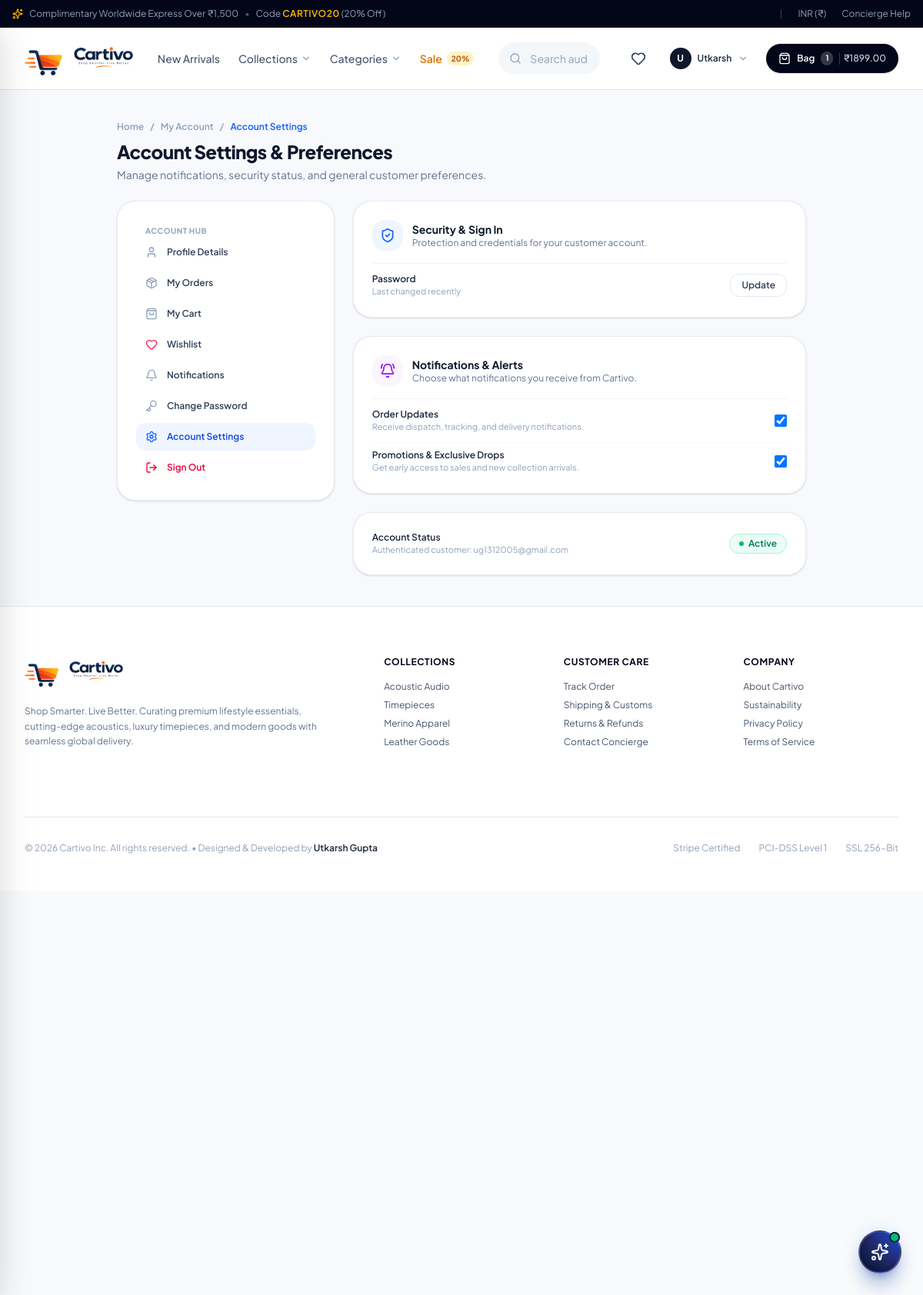
The app's page /accounts/settings/ (signed in) with its own data.
### apps/cms/models.py (models this page shows, shortened)
class NavbarItem(models.Model):
    title = models.CharField(max_length=100)
    url = models.CharField(
        max_length=255,
        default="#",
        help_text="Relative URL (e.g., '/products/') or absolute URL (e.g., 'https://...')"
    )
    parent = models.ForeignKey(
        'self',
        on_delete=models.CASCADE,
        null=True,
        blank=True,
        related_name='children',
        help_text="Leave blank for top-level navbar items. Select a parent to create a dropdown child item."
    )
    badge_text = models.CharField(
        max_length=30,
        blank=True,
        help_text="Optional highlight badge text, e.g. '20%', 'Hot', 'New'"
    )
    badge_color = models.CharField(
        max_length=30,
        blank=True,
        default="amber",
        help_text="Color identifier, e.g. 'amber', 'blue', 'rose', 'emerald'"
    )
    open_in_new_tab = models.BooleanField(default=False)
    is_active = models.BooleanField(default=True, db_index=True)
    display_order = models.PositiveIntegerField(default=0)
    created_at = models.DateTimeField(auto_now_add=True)
    updated_at = models.DateTimeField(auto_now=True)
    class Meta:
        verbose_name = 'Navbar Item'
        verbose_name_plural = 'Navbar Items'
        ordering = ['display_order', 'id']

### apps/accounts/views.py (the view)
# urls.py: path('settings/', views.account_settings_view, name='settings'),
@login_required(login_url='/accounts/login/')
def account_settings_view(request):
    return render(request, 'accounts/settings.html', {
        'profile': getattr(request.user, 'profile', None),
    })

### templates/accounts/settings.html (shortened to what this page needs)
{% extends 'base.html' %}
{% load static %}
{% block content %}
<div class="min-h-[calc(100vh-140px)] bg-slate-50/70 py-10 px-4 sm:px-6 lg:px-8">
    <div class="max-w-4xl mx-auto space-y-6">
        <div>
            <div class="flex items-center gap-2 text-xs font-semibold text-slate-400 mb-2">
                <a href="/" class="hover:text-blue-600">Home</a>
                <span>/</span>
                <a href="{% url 'accounts:profile' %}" class="hover:text-blue-600">My Account</a>
                <span>/</span>
                <span class="text-blue-600">Account Settings</span>
            </div>
            <h1 class="text-2xl font-extrabold text-slate-900 tracking-tight">Account Settings & Preferences</h1>
            <p class="text-xs sm:text-sm text-slate-500 mt-1">Manage notifications, security status, and general customer preferences.</p>
        </div>
        <div class="grid grid-cols-1 md:grid-cols-3 gap-6">
            <div class="bg-white p-6 rounded-3xl border border-slate-200/80 shadow-sm space-y-1 h-fit">
                <span class="text-[10px] font-bold uppercase tracking-wider text-slate-400 px-3">Account Hub</span>
                <a href="{% url 'accounts:profile' %}" class="flex items-center gap-3 px-3 py-2.5 rounded-xl text-xs font-semibold text-slate-700 hover:bg-slate-50">
                    <i data-lucide="user" class="w-4 h-4 text-slate-400"></i>
                    <span>Profile Details</span>
                </a>
                <a href="/orders/" class="flex items-center gap-3 px-3 py-2.5 rounded-xl text-xs font-semibold text-slate-700 hover:bg-slate-50">
                    <i data-lucide="package" class="w-4 h-4 text-slate-400"></i>
                    <span>My Orders</span>
                </a>
                <a href="/cart/" class="flex items-center gap-3 px-3 py-2.5 rounded-xl text-xs font-semibold text-slate-700 hover:bg-slate-50">
                    <i data-lucide="shopping-bag" class="w-4 h-4 text-slate-400"></i>
                    <span>My Cart</span>
                </a>
                <a href="{% url 'wishlist:wishlist_view' %}" class="flex items-center justify-between px-3 py-2.5 rounded-xl text-xs font-semibold text-slate-700 hover:bg-slate-50">
                    <div class="flex items-center gap-3">
                        <i data-lucide="heart" class="w-4 h-4 text-rose-500"></i>
                        <span>Wishlist</span>
                    </div>
                </a>
                <a href="/notifications/" class="flex items-center gap-3 px-3 py-2.5 rounded-xl text-xs font-semibold text-slate-700 hover:bg-slate-50">
                    <i data-lucide="bell" class="w-4 h-4 text-slate-400"></i>
                    <span>Notifications</span>
                </a>
                <a href="{% url 'accounts:change_password' %}" class="flex items-center gap-3 px-3 py-2.5 rounded-xl text-xs font-semibold text-slate-700 hover:bg-slate-50">
                    <i data-lucide="key" class="w-4 h-4 text-slate-400"></i>
                    <span>Change Password</span>
                </a>
                <a href="{% url 'accounts:settings' %}" class="flex items-center gap-3 px-3 py-2.5 rounded-xl text-xs font-semibold bg-blue-50 text-blue-700">
                    <i data-lucide="settings" class="w-4 h-4 text-blue-600"></i>
                    <span>Account Settings</span>
                </a>
                <a href="{% url 'accounts:logout' %}" class="flex items-center gap-3 px-3 py-2.5 rounded-xl text-xs font-semibold text-rose-600 hover:bg-rose-50">
                    <i data-lucide="log-out" class="w-4 h-4"></i>
                    <span>Sign Out</span>
                </a>
            </div>
            <div class="md:col-span-2 space-y-6">
                <div class="bg-white p-6 rounded-3xl border border-slate-200/80 shadow-sm space-y-4">
                    <div class="flex items-center gap-3">
                        <div class="p-2.5 bg-blue-50 text-blue-600 rounded-2xl">
                            <i data-lucide="shield-check" class="w-5 h-5"></i>
                        </div>
                        <div>
                            <h3 class="text-sm font-bold text-slate-900">Security & Sign In</h3>
                            <p class="text-xs text-slate-500">Protection and credentials for your customer account.</p>
                        </div>
                    </div>
                    <div class="pt-3 border-t border-slate-100 flex items-center justify-between">
                        <div>
                            <p class="text-xs font-semibold text-slate-800">Password</p>
                            <p class="text-[11px] text-slate-400">Last changed recently</p>
                        </div>
                        <a href="{% url 'accounts:change_password' %}" class="px-3.5 py-1.5 rounded-xl border border-slate-200 hover:border-slate-300 text-xs font-semibold text-slate-700 transition-colors">
                            Update
                        </a>
                    </div>
                </div>
                <div class="bg-white p-6 rounded-3xl border border-slate-200/80 shadow-sm space-y-4">
                    <div class="flex items-center gap-3">
                        <div class="p-2.5 bg-purple-50 text-purple-600 rounded-2xl">
                            <i data-lucide="bell-ring" class="w-5 h-5"></i>
                        </div>
                        <div>
                            <h3 class="text-sm font-bold text-slate-900">Notifications & Alerts</h3>
                            <p class="text-xs text-slate-500">Choose what notifications you receive from Cartivo.</p>
                        </div>
                    </div>
                    <div class="pt-3 border-t border-slate-100 space-y-3">
                        <label class="flex items-center justify-between cursor-pointer">
                            <div>
                                <p class="text-xs font-semibold text-slate-800">Order Updates</p>
                                <p class="text-[11px] text-slate-400">Receive dispatch, tracking, and delivery notifications.</p>
                            </div>
                            <input type="checkbox" checked class="w-4 h-4 rounded text-blue-600 focus:ring-blue-500">
                        </label>
                        <label class="flex items-center justify-between cursor-pointer pt-2 border-t border-slate-50">
                            <div>
                                <p class="text-xs font-semibold text-slate-800">Promotions & Exclusive Drops</p>
                                <p class="text-[11px] text-slate-400">Get early access to sales and new collection arrivals.</p>
                            </div>
                            <input type="checkbox" checked class="w-4 h-4 rounded text-blue-600 focus:ring-blue-500">
                        </label>
                    </div>
                </div>
                <div class="bg-white p-6 rounded-3xl border border-slate-200/80 shadow-sm flex items-center justify-between">
                    <div>
                        <p class="text-xs font-semibold text-slate-800">Account Status</p>
                        <p class="text-[11px] text-slate-400">Authenticated customer: {{ request.user.username }}</p>
                    </div>
                    <span class="inline-flex items-center gap-1.5 px-3 py-1 rounded-full text-xs font-semibold bg-emerald-50 text-emerald-700 border border-emerald-200">
                        <span class="w-1.5 h-1.5 rounded-full bg-emerald-500"></span>
                        Active
                    </span>
                </div>
            </div>
        </div>
    </div>
</div>
{% endblock %}

### templates/components/header.html (shortened to what this page needs)
{% load static %}
<header class="sticky top-0 z-40 bg-white/95 backdrop-blur-md border-b border-slate-200 transition-all">
    <div class="max-w-7xl mx-auto px-4 sm:px-6 lg:px-8 h-16 sm:h-20 flex items-center justify-between gap-3 sm:gap-4">
        <div class="flex items-center gap-3 sm:gap-6 lg:gap-8">
            <a href="/" class="flex items-center group shrink-0">
                <img
                    src="{% static 'images/cartivo-horizontal.png' %}"
                    alt="Cartivo - Shop Smarter. Live Better."
                    class="h-8 sm:h-10 md:h-11 w-auto object-contain transition-transform group-hover:scale-[1.02]"
                >
            </a>
            <nav class="hidden lg:flex items-center gap-6 text-sm font-medium text-slate-600">
                {% for item in cms_navbar_items %}
                    {% if item.prefetched_active_children %}
                        <div class="relative group">
                            <a
                                href="{{ item.url }}"
                                class="hover:text-blue-600 transition-colors flex items-center gap-1 cursor-pointer py-2"
                            >
                                <span>{{ item.title }}</span>
                                <i data-lucide="chevron-down" class="w-3.5 h-3.5 text-slate-400 group-hover:text-blue-600 transition-transform duration-200 group-hover:rotate-180"></i>
                            </a>
                        </div>
                    {% else %}
                        <a
                            href="{{ item.url }}"
                            class="hover:text-blue-600 transition-colors flex items-center gap-1.5 {% if item.badge_text %}text-amber-600 font-semibold hover:text-amber-700{% endif %}"
                        >
                            <span>{{ item.title }}</span>
                            {% if item.badge_text %}
                            <span class="bg-amber-100 text-amber-700 text-[10px] font-bold px-1.5 py-0.5 rounded-full">{{ item.badge_text }}</span>
                            {% endif %}
                        </a>
                    {% endif %}
                {% endfor %}
            </nav>
        </div>
        <div class="hidden md:flex flex-1 max-w-xs lg:max-w-md mx-2 lg:mx-4">
            <div class="relative w-full">
                <i data-lucide="search" class="absolute left-3.5 top-1/2 -translate-y-1/2 w-4 h-4 text-slate-400"></i>
                <input
                    type="text"
                    placeholder="Search audio, watches, apparel, bags..."
                    class="w-full pl-10 pr-4 py-2 sm:py-2.5 bg-slate-100/80 hover:bg-slate-100 focus:bg-white text-xs sm:text-sm text-slate-800 placeholder-slate-400 rounded-full border border-transparent focus:border-blue-600 focus:ring-4 focus:ring-blue-500/15 outline-none transition-all"
                >
            </div>
        </div>
        <div class="flex items-center gap-1 sm:gap-3">
            <a href="{% url 'wishlist:wishlist_view' %}" class="relative p-2 text-slate-700 hover:text-slate-950 hover:bg-slate-100 rounded-full transition-colors" title="Wishlist">
                <i data-lucide="heart" class="w-5 h-5"></i>
            </a>
            {% if not request.user.is_authenticated %}
            <a href="{% url 'accounts:login' %}" class="hidden sm:flex items-center gap-1.5 px-3 py-1.5 text-xs font-semibold text-slate-700 hover:text-blue-600 hover:bg-slate-100 rounded-full transition-colors" title="Sign In">
                <i data-lucide="user" class="w-4 h-4"></i>
                <span>Login</span>
            </a>
            {% else %}
            <div class="relative hidden sm:block" id="account-dropdown-container">
                <button
                    id="account-dropdown-toggle"
                    type="button"
                    class="flex items-center gap-2 p-1 sm:px-2.5 sm:py-1 text-slate-700 hover:text-slate-950 hover:bg-slate-100 rounded-full transition-colors cursor-pointer border border-transparent hover:border-slate-200"
                    aria-expanded="false"
                    aria-haspopup="true"
                    title="Account Menu"
                >
                    <div class="w-7 h-7 rounded-full bg-slate-900 text-white font-bold text-xs flex items-center justify-center">
                        {{ request.user.first_name|default:request.user.username|slice:":1"|upper }}
                    </div>
                    <span class="hidden md:inline text-xs font-semibold max-w-[100px] truncate text-slate-800">
                        {{ request.user.first_name|default:request.user.username }}
                    </span>
                    <i data-lucide="chevron-down" class="w-3.5 h-3.5 text-slate-400"></i>
                </button>
            </div>
            {% endif %}
            <a href="/cart/" class="flex items-center gap-1.5 sm:gap-2 bg-slate-950 hover:bg-blue-600 text-white px-3 sm:px-4 py-2 sm:py-2.5 rounded-full text-xs font-semibold shadow-sm hover:shadow-md transition-all">
                <i data-lucide="shopping-bag" class="w-4 h-4"></i>
                <span class="hidden sm:inline">Bag</span>
                <span id="cart-badge" class="cart-badge-count bg-white/20 px-1.5 py-0.5 rounded-full text-[10px] font-bold">{{ cart_item_count|default:0 }}</span>
                <span id="cart-header-price" class="hidden lg:inline text-slate-300 font-medium pl-1 border-l border-white/20">₹{{ cart_total_price|default:"0.00" }}</span>
            </a>
        </div>
    </div>
</header>

### records on screen
NavbarItem: title "New Arrivals"
NavbarItem: title "Collections"
NavbarItem: title "Categories"
NavbarItem: title "Sale", badge_text "20%"

### other values on screen
{{ request.user.first_name|default:request.user.username|slice:":1"|upper }} "U"
{{ request.user.first_name|default:request.user.username }} "Utkarsh"
{{ cart_item_count|default:0 }} "1"
{{ cart_total_price|default:"0.00" }} "1899.00"
{{ request.user.username }} "ug1312005@gmail.com"
